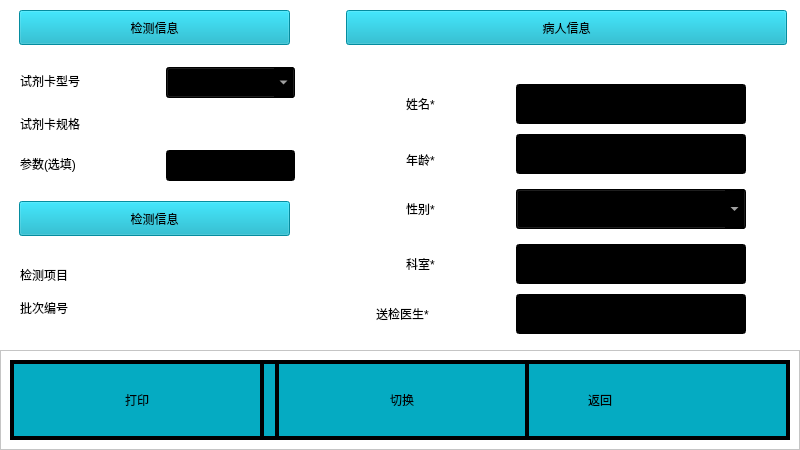
<?xml version="1.0" encoding="UTF-8"?>
<ui version="4.0">
 <class>TestForm</class>
 <widget class="QWidget" name="TestForm">
  <property name="geometry">
   <rect>
    <x>0</x>
    <y>0</y>
    <width>800</width>
    <height>450</height>
   </rect>
  </property>
  <property name="windowTitle">
   <string>Form</string>
  </property>
  <property name="styleSheet">
   <string notr="true">background-color: rgb(255, 255, 255);</string>
  </property>
  <widget class="QFrame" name="frame">
   <property name="geometry">
    <rect>
     <x>0</x>
     <y>350</y>
     <width>800</width>
     <height>100</height>
    </rect>
   </property>
   <property name="frameShape">
    <enum>QFrame::StyledPanel</enum>
   </property>
   <property name="frameShadow">
    <enum>QFrame::Raised</enum>
   </property>
   <widget class="QPushButton" name="btnConfirm">
    <property name="geometry">
     <rect>
      <x>10</x>
      <y>10</y>
      <width>380</width>
      <height>80</height>
     </rect>
    </property>
    <property name="styleSheet">
     <string notr="true">QPushButton {
font: 20pt &quot;宋体&quot;;
border:4px solid rgb(0,0,0);
background-color:#05abc2;
}

QPushButton:pressed{
background-color: rgb(255, 0, 0);
}
</string>
    </property>
    <property name="text">
     <string>确认</string>
    </property>
   </widget>
   <widget class="QPushButton" name="btnReturn">
    <property name="geometry">
     <rect>
      <x>410</x>
      <y>10</y>
      <width>380</width>
      <height>80</height>
     </rect>
    </property>
    <property name="styleSheet">
     <string notr="true">QPushButton {
font: 20pt &quot;宋体&quot;;
border:4px solid rgb(0,0,0);
background-color:#05abc2;
}

QPushButton:pressed{
background-color: rgb(255, 0, 0);
}
</string>
    </property>
    <property name="text">
     <string>返回</string>
    </property>
   </widget>
   <widget class="QPushButton" name="btnExe">
    <property name="geometry">
     <rect>
      <x>10</x>
      <y>10</y>
      <width>380</width>
      <height>80</height>
     </rect>
    </property>
    <property name="styleSheet">
     <string notr="true">QPushButton {
font: 20pt &quot;宋体&quot;;
border:4px solid rgb(0,0,0);
background-color:#05abc2;
}

QPushButton:pressed{
background-color: rgb(255, 0, 0);
}
</string>
    </property>
    <property name="text">
     <string>快速测试</string>
    </property>
   </widget>
   <widget class="QPushButton" name="btnSwitch">
    <property name="geometry">
     <rect>
      <x>275</x>
      <y>10</y>
      <width>254</width>
      <height>80</height>
     </rect>
    </property>
    <property name="styleSheet">
     <string notr="true">QPushButton {
font: 20pt &quot;宋体&quot;;
border:4px solid rgb(0,0,0);
background-color:#05abc2;
}

QPushButton:pressed{
background-color: rgb(255, 0, 0);
}
</string>
    </property>
    <property name="text">
     <string>切换</string>
    </property>
   </widget>
   <widget class="QPushButton" name="btnPrint">
    <property name="geometry">
     <rect>
      <x>10</x>
      <y>10</y>
      <width>254</width>
      <height>80</height>
     </rect>
    </property>
    <property name="styleSheet">
     <string notr="true">QPushButton {
font: 20pt &quot;宋体&quot;;
border:4px solid rgb(0,0,0);
background-color:#05abc2;
}

QPushButton:pressed{
background-color: rgb(255, 0, 0);
}
</string>
    </property>
    <property name="text">
     <string>打印</string>
    </property>
   </widget>
  </widget>
  <widget class="QStackedWidget" name="stackedWidget">
   <property name="geometry">
    <rect>
     <x>0</x>
     <y>0</y>
     <width>800</width>
     <height>350</height>
    </rect>
   </property>
   <widget class="QWidget" name="page">
    <widget class="QLineEdit" name="paraLine">
     <property name="geometry">
      <rect>
       <x>166</x>
       <y>150</y>
       <width>129</width>
       <height>31</height>
      </rect>
     </property>
     <property name="styleSheet">
      <string notr="true">font: 20pt &quot;宋体&quot;;
color: rgb(255, 255, 255);
background-color: rgb(0, 0, 0);</string>
     </property>
     <property name="inputMethodHints">
      <set>Qt::ImhDigitsOnly</set>
     </property>
    </widget>
    <widget class="QLabel" name="label_4">
     <property name="geometry">
      <rect>
       <x>20</x>
       <y>294</y>
       <width>112</width>
       <height>27</height>
      </rect>
     </property>
     <property name="styleSheet">
      <string notr="true">font: 20pt &quot;宋体&quot;;</string>
     </property>
     <property name="text">
      <string>批次编号</string>
     </property>
    </widget>
    <widget class="QPushButton" name="pushButton_2">
     <property name="enabled">
      <bool>false</bool>
     </property>
     <property name="geometry">
      <rect>
       <x>19</x>
       <y>10</y>
       <width>271</width>
       <height>35</height>
      </rect>
     </property>
     <property name="sizePolicy">
      <sizepolicy hsizetype="Preferred" vsizetype="Preferred">
       <horstretch>0</horstretch>
       <verstretch>0</verstretch>
      </sizepolicy>
     </property>
     <property name="maximumSize">
      <size>
       <width>16777215</width>
       <height>50</height>
      </size>
     </property>
     <property name="styleSheet">
      <string notr="true">background-color: rgb(5, 171, 194);
color: rgb(0, 0, 0);
font: 20pt &quot;宋体&quot;;
</string>
     </property>
     <property name="text">
      <string>检测信息</string>
     </property>
    </widget>
    <widget class="QLabel" name="label_11">
     <property name="geometry">
      <rect>
       <x>376</x>
       <y>294</y>
       <width>131</width>
       <height>40</height>
      </rect>
     </property>
     <property name="styleSheet">
      <string notr="true">font: 20pt &quot;宋体&quot;;</string>
     </property>
     <property name="text">
      <string>送检医生*</string>
     </property>
    </widget>
    <widget class="QLabel" name="label">
     <property name="geometry">
      <rect>
       <x>20</x>
       <y>261</y>
       <width>112</width>
       <height>27</height>
      </rect>
     </property>
     <property name="styleSheet">
      <string notr="true">font: 20pt &quot;宋体&quot;;</string>
     </property>
     <property name="text">
      <string>检测项目</string>
     </property>
    </widget>
    <widget class="QLineEdit" name="ageLine">
     <property name="geometry">
      <rect>
       <x>516</x>
       <y>134</y>
       <width>230</width>
       <height>40</height>
      </rect>
     </property>
     <property name="styleSheet">
      <string notr="true">QLineEdit{
font: 20pt &quot;宋体&quot;;
background-color:rgba(0,0,0,255);
color: rgb(255,255,255);
}</string>
     </property>
     <property name="inputMethodHints">
      <set>Qt::ImhDigitsOnly</set>
     </property>
    </widget>
    <widget class="QLineEdit" name="nameLine">
     <property name="geometry">
      <rect>
       <x>516</x>
       <y>84</y>
       <width>230</width>
       <height>40</height>
      </rect>
     </property>
     <property name="styleSheet">
      <string notr="true">QLineEdit{
font: 20pt &quot;宋体&quot;;
background-color:rgba(0,0,0,255);
color: rgb(255,255,255);
}</string>
     </property>
    </widget>
    <widget class="QLabel" name="label_10">
     <property name="geometry">
      <rect>
       <x>406</x>
       <y>244</y>
       <width>80</width>
       <height>40</height>
      </rect>
     </property>
     <property name="styleSheet">
      <string notr="true">font: 20pt &quot;宋体&quot;;</string>
     </property>
     <property name="text">
      <string>科室*</string>
     </property>
    </widget>
    <widget class="QLabel" name="label_6">
     <property name="geometry">
      <rect>
       <x>406</x>
       <y>84</y>
       <width>80</width>
       <height>40</height>
      </rect>
     </property>
     <property name="sizePolicy">
      <sizepolicy hsizetype="Preferred" vsizetype="Preferred">
       <horstretch>0</horstretch>
       <verstretch>0</verstretch>
      </sizepolicy>
     </property>
     <property name="minimumSize">
      <size>
       <width>80</width>
       <height>40</height>
      </size>
     </property>
     <property name="maximumSize">
      <size>
       <width>80</width>
       <height>40</height>
      </size>
     </property>
     <property name="styleSheet">
      <string notr="true">font: 20pt &quot;宋体&quot;;</string>
     </property>
     <property name="text">
      <string>姓名*</string>
     </property>
    </widget>
    <widget class="QLabel" name="label_7">
     <property name="geometry">
      <rect>
       <x>20</x>
       <y>110</y>
       <width>140</width>
       <height>27</height>
      </rect>
     </property>
     <property name="styleSheet">
      <string notr="true">font: 20pt &quot;宋体&quot;;</string>
     </property>
     <property name="text">
      <string>试剂卡规格</string>
     </property>
    </widget>
    <widget class="QPushButton" name="pushButton_3">
     <property name="enabled">
      <bool>false</bool>
     </property>
     <property name="geometry">
      <rect>
       <x>19</x>
       <y>201</y>
       <width>271</width>
       <height>35</height>
      </rect>
     </property>
     <property name="sizePolicy">
      <sizepolicy hsizetype="Preferred" vsizetype="Preferred">
       <horstretch>0</horstretch>
       <verstretch>0</verstretch>
      </sizepolicy>
     </property>
     <property name="maximumSize">
      <size>
       <width>16777215</width>
       <height>50</height>
      </size>
     </property>
     <property name="styleSheet">
      <string notr="true">background-color: rgb(5, 171, 194);
color: rgb(0, 0, 0);
font: 20pt &quot;宋体&quot;;
</string>
     </property>
     <property name="text">
      <string>检测信息</string>
     </property>
    </widget>
    <widget class="QComboBox" name="genderCb">
     <property name="geometry">
      <rect>
       <x>516</x>
       <y>189</y>
       <width>230</width>
       <height>40</height>
      </rect>
     </property>
     <property name="styleSheet">
      <string notr="true">QComboBox::drop-down{
width:56px;  height:56px;
}

QComboBox{
font: 20pt &quot;宋体&quot;;
color: rgb(255, 255, 255);
background-color: rgb(0, 0, 0);
}

QComboBox QAbstractItemView {
	background-color: rgb(0, 0, 0);/*背景颜色*/
    padding: 1px 2px 1px 2px;  /*针对于组合框中的文本内容*/
	color: rgb(255,255,255)
}</string>
     </property>
    </widget>
    <widget class="QPushButton" name="pushButton">
     <property name="enabled">
      <bool>false</bool>
     </property>
     <property name="geometry">
      <rect>
       <x>346</x>
       <y>10</y>
       <width>441</width>
       <height>35</height>
      </rect>
     </property>
     <property name="sizePolicy">
      <sizepolicy hsizetype="Preferred" vsizetype="Preferred">
       <horstretch>0</horstretch>
       <verstretch>0</verstretch>
      </sizepolicy>
     </property>
     <property name="minimumSize">
      <size>
       <width>0</width>
       <height>0</height>
      </size>
     </property>
     <property name="maximumSize">
      <size>
       <width>16777215</width>
       <height>50</height>
      </size>
     </property>
     <property name="styleSheet">
      <string notr="true">font: 20pt &quot;宋体&quot;;
background-color: rgb(5, 171, 194);
color: rgb(0, 0, 0);</string>
     </property>
     <property name="text">
      <string>病人信息</string>
     </property>
    </widget>
    <widget class="QLabel" name="label_5">
     <property name="geometry">
      <rect>
       <x>169</x>
       <y>294</y>
       <width>112</width>
       <height>27</height>
      </rect>
     </property>
     <property name="styleSheet">
      <string notr="true">font: 20pt &quot;宋体&quot;;</string>
     </property>
     <property name="text">
      <string/>
     </property>
    </widget>
    <widget class="QLabel" name="label_9">
     <property name="geometry">
      <rect>
       <x>406</x>
       <y>189</y>
       <width>80</width>
       <height>40</height>
      </rect>
     </property>
     <property name="styleSheet">
      <string notr="true">font: 20pt &quot;宋体&quot;;</string>
     </property>
     <property name="text">
      <string>性别*</string>
     </property>
    </widget>
    <widget class="QComboBox" name="modeBox_1">
     <property name="geometry">
      <rect>
       <x>166</x>
       <y>67</y>
       <width>129</width>
       <height>31</height>
      </rect>
     </property>
     <property name="styleSheet">
      <string notr="true">QComboBox::drop-down{
width:56px;  height:56px;
}

QComboBox{
font: 20pt &quot;宋体&quot;;
color: rgb(255, 255, 255);
background-color: rgb(0, 0, 0);
}

QComboBox QAbstractItemView {
	background-color: rgb(0, 0, 0);/*背景颜色*/
    padding: 1px 2px 1px 2px;  /*针对于组合框中的文本内容*/
	color: rgb(255,255,255)
}</string>
     </property>
    </widget>
    <widget class="QLabel" name="label_3">
     <property name="geometry">
      <rect>
       <x>20</x>
       <y>67</y>
       <width>140</width>
       <height>27</height>
      </rect>
     </property>
     <property name="styleSheet">
      <string notr="true">font: 20pt &quot;宋体&quot;;
</string>
     </property>
     <property name="text">
      <string>试剂卡型号</string>
     </property>
    </widget>
    <widget class="QLabel" name="label_2">
     <property name="geometry">
      <rect>
       <x>169</x>
       <y>261</y>
       <width>112</width>
       <height>27</height>
      </rect>
     </property>
     <property name="styleSheet">
      <string notr="true">font: 20pt &quot;宋体&quot;;</string>
     </property>
     <property name="text">
      <string/>
     </property>
    </widget>
    <widget class="QLineEdit" name="departCb">
     <property name="geometry">
      <rect>
       <x>516</x>
       <y>244</y>
       <width>230</width>
       <height>40</height>
      </rect>
     </property>
     <property name="styleSheet">
      <string notr="true">QLineEdit{
font: 20pt &quot;宋体&quot;;
background-color:rgba(0,0,0,255);
color: rgb(255,255,255);
}</string>
     </property>
    </widget>
    <widget class="QLabel" name="label_8">
     <property name="geometry">
      <rect>
       <x>406</x>
       <y>134</y>
       <width>81</width>
       <height>51</height>
      </rect>
     </property>
     <property name="styleSheet">
      <string notr="true">font: 20pt &quot;宋体&quot;;</string>
     </property>
     <property name="text">
      <string>年龄*</string>
     </property>
    </widget>
    <widget class="QLineEdit" name="docCb">
     <property name="geometry">
      <rect>
       <x>516</x>
       <y>294</y>
       <width>230</width>
       <height>40</height>
      </rect>
     </property>
     <property name="styleSheet">
      <string notr="true">QLineEdit{
font: 20pt &quot;宋体&quot;;
background-color:rgba(0,0,0,255);
color: rgb(255,255,255);
}</string>
     </property>
    </widget>
    <widget class="QLabel" name="label_12">
     <property name="geometry">
      <rect>
       <x>20</x>
       <y>150</y>
       <width>140</width>
       <height>27</height>
      </rect>
     </property>
     <property name="styleSheet">
      <string notr="true">font: 20pt &quot;宋体&quot;;</string>
     </property>
     <property name="text">
      <string>参数(选填)</string>
     </property>
    </widget>
    <widget class="QLabel" name="typeLabel">
     <property name="geometry">
      <rect>
       <x>166</x>
       <y>110</y>
       <width>129</width>
       <height>31</height>
      </rect>
     </property>
     <property name="styleSheet">
      <string notr="true">font: 20pt &quot;宋体&quot;;</string>
     </property>
     <property name="text">
      <string/>
     </property>
    </widget>
   </widget>
   <widget class="QWidget" name="page_2">
    <widget class="QTableView" name="exeTable">
     <property name="geometry">
      <rect>
       <x>10</x>
       <y>0</y>
       <width>771</width>
       <height>350</height>
      </rect>
     </property>
     <property name="styleSheet">
      <string notr="true">#exeTable{
	font: 20pt &quot;宋体&quot;;
border:4px solid rgb(0,0,0);
background-color:rgb(255,255,255);
}

QComboBox {
    font: 20pt &quot;宋体&quot;;
	color: rgb(0, 0, 255);
	background-color: rgb(0,0,0)
}

QComboBox QAbstractItemView {
	background-color: rgb(0, 0, 0);/*背景颜色*/
    padding: 1px 2px 1px 2px;  /*针对于组合框中的文本内容*/
	color: rgb(255,255,255)
}</string>
     </property>
    </widget>
   </widget>
   <widget class="QWidget" name="page_3">
    <widget class="QLabel" name="pic_info_label">
     <property name="geometry">
      <rect>
       <x>30</x>
       <y>10</y>
       <width>351</width>
       <height>31</height>
      </rect>
     </property>
     <property name="styleSheet">
      <string notr="true">font: 20pt &quot;宋体&quot;;</string>
     </property>
     <property name="text">
      <string>照片生成中。。。</string>
     </property>
    </widget>
    <widget class="QLabel" name="label_16">
     <property name="geometry">
      <rect>
       <x>30</x>
       <y>210</y>
       <width>80</width>
       <height>30</height>
      </rect>
     </property>
     <property name="styleSheet">
      <string notr="true">font: 20pt &quot;宋体&quot;;</string>
     </property>
     <property name="text">
      <string>参数4</string>
     </property>
    </widget>
    <widget class="QLineEdit" name="para_4">
     <property name="geometry">
      <rect>
       <x>130</x>
       <y>210</y>
       <width>230</width>
       <height>40</height>
      </rect>
     </property>
     <property name="styleSheet">
      <string notr="true">QLineEdit{
font: 20pt &quot;宋体&quot;;
background-color:rgba(0,0,0,255);
color: rgb(255,255,255);
}</string>
     </property>
    </widget>
    <widget class="QLabel" name="label_14">
     <property name="geometry">
      <rect>
       <x>30</x>
       <y>110</y>
       <width>80</width>
       <height>30</height>
      </rect>
     </property>
     <property name="styleSheet">
      <string notr="true">font: 20pt &quot;宋体&quot;;</string>
     </property>
     <property name="text">
      <string>参数2</string>
     </property>
    </widget>
    <widget class="QLabel" name="label_13">
     <property name="geometry">
      <rect>
       <x>30</x>
       <y>60</y>
       <width>80</width>
       <height>30</height>
      </rect>
     </property>
     <property name="styleSheet">
      <string notr="true">font: 20pt &quot;宋体&quot;;</string>
     </property>
     <property name="text">
      <string>参数1</string>
     </property>
    </widget>
    <widget class="QLineEdit" name="para_3">
     <property name="geometry">
      <rect>
       <x>130</x>
       <y>160</y>
       <width>230</width>
       <height>40</height>
      </rect>
     </property>
     <property name="styleSheet">
      <string notr="true">QLineEdit{
font: 20pt &quot;宋体&quot;;
background-color:rgba(0,0,0,255);
color: rgb(255,255,255);
}</string>
     </property>
    </widget>
    <widget class="QLabel" name="photoLabel">
     <property name="geometry">
      <rect>
       <x>400</x>
       <y>10</y>
       <width>351</width>
       <height>331</height>
      </rect>
     </property>
     <property name="sizePolicy">
      <sizepolicy hsizetype="Fixed" vsizetype="Fixed">
       <horstretch>0</horstretch>
       <verstretch>0</verstretch>
      </sizepolicy>
     </property>
     <property name="minimumSize">
      <size>
       <width>351</width>
       <height>331</height>
      </size>
     </property>
     <property name="maximumSize">
      <size>
       <width>351</width>
       <height>331</height>
      </size>
     </property>
     <property name="styleSheet">
      <string notr="true">font: 20pt &quot;幼圆&quot;;</string>
     </property>
     <property name="text">
      <string/>
     </property>
     <property name="alignment">
      <set>Qt::AlignLeading|Qt::AlignLeft|Qt::AlignTop</set>
     </property>
    </widget>
    <widget class="QLabel" name="label_17">
     <property name="geometry">
      <rect>
       <x>30</x>
       <y>260</y>
       <width>80</width>
       <height>30</height>
      </rect>
     </property>
     <property name="styleSheet">
      <string notr="true">font: 20pt &quot;宋体&quot;;</string>
     </property>
     <property name="text">
      <string>参数5</string>
     </property>
    </widget>
    <widget class="QLineEdit" name="para_2">
     <property name="geometry">
      <rect>
       <x>130</x>
       <y>110</y>
       <width>230</width>
       <height>40</height>
      </rect>
     </property>
     <property name="styleSheet">
      <string notr="true">QLineEdit{
font: 20pt &quot;宋体&quot;;
background-color:rgba(0,0,0,255);
color: rgb(255,255,255);
}</string>
     </property>
    </widget>
    <widget class="QLineEdit" name="para_1">
     <property name="geometry">
      <rect>
       <x>130</x>
       <y>60</y>
       <width>230</width>
       <height>40</height>
      </rect>
     </property>
     <property name="styleSheet">
      <string notr="true">QLineEdit{
font: 20pt &quot;宋体&quot;;
background-color:rgba(0,0,0,255);
color: rgb(255,255,255);
}</string>
     </property>
    </widget>
    <widget class="QLabel" name="label_15">
     <property name="geometry">
      <rect>
       <x>30</x>
       <y>160</y>
       <width>80</width>
       <height>30</height>
      </rect>
     </property>
     <property name="styleSheet">
      <string notr="true">font: 20pt &quot;宋体&quot;;</string>
     </property>
     <property name="text">
      <string>参数3</string>
     </property>
    </widget>
    <widget class="QLineEdit" name="para_5">
     <property name="geometry">
      <rect>
       <x>130</x>
       <y>260</y>
       <width>230</width>
       <height>40</height>
      </rect>
     </property>
     <property name="styleSheet">
      <string notr="true">QLineEdit{
font: 20pt &quot;宋体&quot;;
background-color:rgba(0,0,0,255);
color: rgb(255,255,255);
}</string>
     </property>
    </widget>
    <widget class="QPushButton" name="pushButton_8">
     <property name="geometry">
      <rect>
       <x>190</x>
       <y>310</y>
       <width>200</width>
       <height>40</height>
      </rect>
     </property>
     <property name="styleSheet">
      <string notr="true">font: 20pt &quot;宋体&quot;;
background-color: rgb(5, 171, 194);</string>
     </property>
     <property name="text">
      <string>确认</string>
     </property>
    </widget>
   </widget>
  </widget>
 </widget>
 <resources/>
 <connections/>
</ui>
